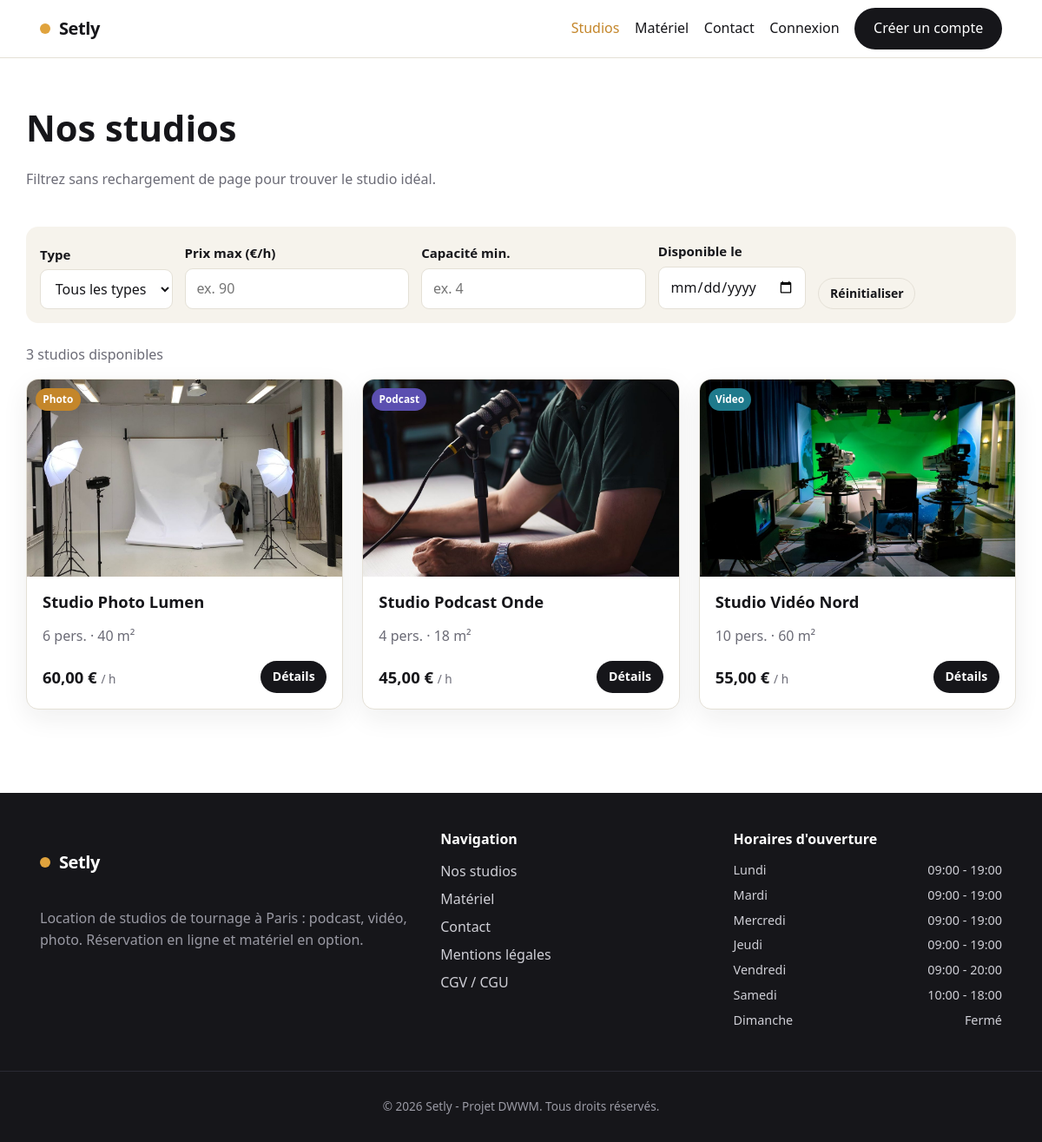
The page /studios on the database its author committed.
### tables this page shows
CREATE TABLE studio (
    id_studio           INT AUTO_INCREMENT PRIMARY KEY,
    id_type             INT NOT NULL,
    nom                 VARCHAR(120) NOT NULL,
    description         TEXT,
    capacite            INT NOT NULL,
    surface_m2          INT,
    tarif_horaire_cents INT NOT NULL,
    duree_min_heures    INT NOT NULL DEFAULT 2,
    conditions          TEXT,
    actif               TINYINT(1) NOT NULL DEFAULT 1,
    CONSTRAINT fk_studio_type FOREIGN KEY (id_type) REFERENCES type_studio(id_type)
);

CREATE TABLE type_studio (
    id_type      INT AUTO_INCREMENT PRIMARY KEY,
    libelle      VARCHAR(30) NOT NULL UNIQUE
);

CREATE TABLE horaire (
    id_horaire      INT AUTO_INCREMENT PRIMARY KEY,
    jour_semaine    VARCHAR(10) NOT NULL,
    heure_ouverture TIME,
    heure_fermeture TIME,
    ferme           TINYINT(1) NOT NULL DEFAULT 0
);

### src/Controller/Controller.php (called while the page is built, shortened)
<?php
abstract class Controller
{
    protected function view(string $template, array $data = [], string $layout = 'layouts/main'): void
    {
        View::render($template, $data, $layout);
    }
}

### src/Controller/PublicController.php (called while the page is built, shortened)
<?php
final class PublicController extends Controller
{
    public function catalogue(Request $request): void
    {
        $filters = $this->readFilters($request);
        $this->view('public/catalogue', [
            'title'   => 'Nos studios — Setly',
            'studios' => Studio::search($filters),
            'types'   => Studio::types(),
            'filters' => $filters,
        ]);
    }
    private function readFilters(Request $request): array
    {
        return [
            'type'     => (string) $request->query('type', ''),
            'prix_max' => (string) $request->query('prix_max', ''),
            'capacite' => (string) $request->query('capacite', ''),
            'date'     => (string) $request->query('date', ''),
        ];
    }
}

### public/index.php (called while the page is built, shortened)
<?php
require __DIR__ . '/../src/bootstrap.php';
$routes = require __DIR__ . '/../config/routes.php';
$router = new Router($routes);
$router->dispatch(
    $_SERVER['REQUEST_METHOD'],
    parse_url($_SERVER['REQUEST_URI'], PHP_URL_PATH) ?: '/'
);

### src/bootstrap.php (called while the page is built, shortened)
<?php
spl_autoload_register(static function (string $class): void {
    $prefix  = 'App\\';
    $baseDir = __DIR__ . '/';
    $relative = substr($class, strlen($prefix));
    $file     = $baseDir . str_replace('\\', '/', $relative) . '.php';
});
App\Core\Config::load(require __DIR__ . '/../config/config.php');
require __DIR__ . '/helpers.php';

### src/Core/Config.php (called while the page is built, shortened)
<?php
final class Config
{
    private static array $items = [];
    public static function load(array $items): void
    {
        self::$items = $items;
    }
    public static function get(string $key, mixed $default = null): mixed
    {
        $segments = explode('.', $key);
        $value    = self::$items;
        foreach ($segments as $segment) {
            if (is_array($value) && array_key_exists($segment, $value)) {
                $value = $value[$segment];
            } else {
                return $default;
            }
        }
        return $value;
    }
}

### src/Core/Database.php (called while the page is built, shortened)
<?php
final class Database
{
    private static ?PDO $pdo = null;
    public static function connection(): PDO
    {
        if (self::$pdo instanceof PDO) {
            return self::$pdo;
        }
        $host = Config::get('db.host');
        $port = Config::get('db.port');
        $name = Config::get('db.name');
        $dsn  = "mysql:host={$host};port={$port};dbname={$name};charset=utf8mb4";
        $options = [
            PDO::ATTR_ERRMODE            => PDO::ERRMODE_EXCEPTION,
            PDO::ATTR_DEFAULT_FETCH_MODE => PDO::FETCH_ASSOC,
            PDO::ATTR_EMULATE_PREPARES   => false,
        ];
        $ca = (string) Config::get('db.ssl_ca');
        try {
            self::$pdo = new PDO($dsn, Config::get('db.user'), Config::get('db.pass'), $options);
        } catch (PDOException $e) {
            http_response_code(500);
            exit('Connexion à la base de données impossible.');
        }
        return self::$pdo;
    }
}

### src/Model/Studio.php (called while the page is built, shortened)
<?php
final class Studio
{
    public static function search(array $filters = []): array
    {
        $sql = "SELECT s.*, t.libelle AS type_libelle,
                       (SELECT url FROM studio_photo p WHERE p.id_studio = s.id_studio ORDER BY position LIMIT 1) AS photo,
                       (SELECT ROUND(AVG(a.note),1) FROM avis a WHERE a.id_studio = s.id_studio AND a.statut_moderation = 'valide') AS note_moyenne,
                       (SELECT COUNT(*) FROM avis a WHERE a.id_studio = s.id_studio AND a.statut_moderation = 'valide') AS nb_avis
                FROM studio s
                JOIN type_studio t ON t.id_type = s.id_type
                WHERE s.actif = 1";
        $params = [];
        $sql .= " ORDER BY s.nom";
        $stmt = Database::connection()->prepare($sql);
        $stmt->execute($params);
        return $stmt->fetchAll();
    }
}

### src/Core/Security.php (called while the page is built, shortened)
<?php
final class Security
{
    public static function e(?string $value): string
    {
        return htmlspecialchars((string) $value, ENT_QUOTES, 'UTF-8');
    }
}

### src/helpers.php (called while the page is built, shortened)
<?php
if (!function_exists('e')) {
    function e(?string $value): string
    {
        return Security::e($value);
    }
}
if (!function_exists('price')) {
    function price(int $cents): string
    {
        return TarifService::format($cents);
    }
}

### src/Service/TarifService.php (called while the page is built, shortened)
<?php
final class TarifService
{
    public static function format(int $cents): string
    {
        return number_format($cents / 100, 2, ',', ' ') . ' €';
    }
}

### src/Model/Horaire.php (called while the page is built, shortened)
<?php
final class Horaire
{
    public static function all(): array
    {
        $rows = Database::connection()->query("SELECT * FROM horaire")->fetchAll();
        usort($rows, static fn ($a, $b) =>
            array_search($a['jour_semaine'], self::ORDER, true) <=> array_search($b['jour_semaine'], self::ORDER, true)
        );
        return $rows;
    }
}

### views/public/_studios_grid.php (the view, shortened to what this page needs)
<?php if (!$studios): ?>
    <p class="empty">Aucun studio ne correspond à ces critères. Essayez d'élargir votre recherche.</p>
<?php else: ?>
    <p class="results-count"><?= count($studios) ?> studio<?= count($studios) > 1 ? 's' : '' ?> disponible<?= count($studios) > 1 ? 's' : '' ?></p>
    <div class="grid grid--3">
        <?php foreach ($studios as $s): ?>
            <article class="card studio-card">
                <a class="studio-card__media" href="/studios/<?= (int) $s['id_studio'] ?>">
                    <img src="<?= e($s['photo'] ?? '/assets/img/studios/placeholder.svg') ?>" alt="Aperçu du <?= e($s['nom']) ?>" loading="lazy">
                    <span class="badge badge--<?= e($s['type_libelle']) ?>"><?= e(ucfirst($s['type_libelle'])) ?></span>
                </a>
                <div class="card__body">
                    <h3><a href="/studios/<?= (int) $s['id_studio'] ?>"><?= e($s['nom']) ?></a></h3>
                    <p class="muted"><?= e($s['capacite']) ?> pers. · <?= e($s['surface_m2']) ?> m²
                    </p>
                    <div class="studio-card__foot">
                        <p class="price"><?= price((int) $s['tarif_horaire_cents']) ?> <span>/ h</span></p>
                        <a class="btn btn--primary btn--sm" href="/studios/<?= (int) $s['id_studio'] ?>">Détails</a>
                    </div>
                </div>
            </article>
        <?php endforeach; ?>
    </div>
<?php endif; ?>

### src/Core/Router.php (shortened to what this page needs)
<?php
final class Router
{
    public function dispatch(string $method, string $path): void
    {
        $path = rtrim($path, '/') ?: '/';
        foreach ($this->routes as [$routeMethod, $routePath, $handler, $access]) {
            $pattern = $this->toRegex($routePath);
            if (preg_match($pattern, $path, $matches)) {
                $params = array_filter(
                    $matches,
                    static fn ($k) => !is_int($k),
                    ARRAY_FILTER_USE_KEY
                );
                [$class, $action] = explode('@', $handler);
                $controller = new $fqcn();
                $controller->$action(new Request(), ...array_values($params));
                return;
            }
        }
    }
    private function toRegex(string $path): string
    {
        $regex = preg_replace('#\{([a-zA-Z_]+)\}#', '(?P<$1>[^/]+)', $path);
        return '#^' . $regex . '$#';
    }
}

### views/partials/footer.php
<?php use App\Model\Horaire; $horairesFooter = Horaire::all(); ?>
<footer class="site-footer">
    <div class="container site-footer__grid">
        <div>
            <p class="brand brand--light"><span class="brand__dot" aria-hidden="true"></span>Setly</p>
            <p class="muted">Location de studios de tournage à Paris : podcast, vidéo, photo. Réservation en ligne et matériel en option.</p>
        </div>
        <nav aria-label="Liens de pied de page">
            <h2 class="site-footer__title">Navigation</h2>
            <ul class="site-footer__links">
                <li><a href="/studios">Nos studios</a></li>
                <li><a href="/materiel">Matériel</a></li>
                <li><a href="/contact">Contact</a></li>
                <li><a href="/mentions-legales">Mentions légales</a></li>
                <li><a href="/cgv">CGV / CGU</a></li>
            </ul>
        </nav>
        <div>
            <h2 class="site-footer__title">Horaires d'ouverture</h2>
            <ul class="site-footer__hours">
                <?php foreach ($horairesFooter as $h): ?>
                    <li>
                        <span><?= e(ucfirst($h['jour_semaine'])) ?></span>
                        <span><?= (int) $h['ferme'] === 1
                            ? 'Fermé'
                            : e(substr((string) $h['heure_ouverture'], 0, 5)) . ' - ' . e(substr((string) $h['heure_fermeture'], 0, 5)) ?></span>
                    </li>
                <?php endforeach; ?>
            </ul>
        </div>
    </div>
    <div class="site-footer__bottom">
        <p>© <?= date('Y') ?> Setly - Projet DWWM. Tous droits réservés.</p>
    </div>
</footer>

### public/assets/css/style.css (style rules this page uses)
:root { --ink: #16161a; --ink-soft: #3a3a42; --muted: #6b6b76; --line: #e4e0d6; --bg: #ffffff; --bg-soft: #f6f3ec; --gold: #e0a33d; --gold-dark: #c4862a; --danger: #c0392b; --success: #2e7d52; --radius: 14px; --radius-sm: 9px; --shadow: 0 10px 30px rgba(22, 22, 26, 0.07); --maxw: 1140px; --font: "Segoe UI", system-ui, -apple-system, Roboto, Helvetica, Arial, sans-serif; }
* { box-sizing: border-box; }
html { scroll-behavior: smooth; }
body { margin: 0; font-family: var(--font); color: var(--ink); background: var(--bg); line-height: 1.6; -webkit-font-smoothing: antialiased; }
h1, h2, h3, h4 { line-height: 1.2; color: var(--ink); margin: 0 0 .5em; }
h2 { font-size: clamp(1.4rem, 3vw, 1.9rem); }
a { color: var(--ink); text-decoration-color: var(--gold); text-underline-offset: 3px; }
img { max-width: 100%; display: block; }
.muted { color: var(--muted); }
.container { width: 100%; max-width: var(--maxw); margin: 0 auto; padding: 0 16px; }
.btn { display: inline-flex; align-items: center; justify-content: center; gap: .4em; font: inherit; font-weight: 600; cursor: pointer; border: 1px solid transparent; border-radius: 999px; padding: .62em 1.3em; text-decoration: none; transition: .15s; white-space: nowrap; }
.btn--primary { background: var(--ink); color: #fff; }
.btn--sm { padding: .42em .9em; font-size: .88rem; }
.brand { display: inline-flex; align-items: center; gap: .5em; font-weight: 800; font-size: 1.25rem; text-decoration: none; letter-spacing: -.02em; }
.brand__dot { width: 12px; height: 12px; border-radius: 50%; background: var(--gold); display: inline-block; }
.brand--light { color: #fff; }
.grid { display: grid; gap: 22px; }
.grid--3 { grid-template-columns: 1fr; }
.card { background: var(--bg); border: 1px solid var(--line); border-radius: var(--radius); box-shadow: var(--shadow); overflow: hidden; }
.card__body { padding: 18px; }
.studio-card__media { position: relative; display: block; aspect-ratio: 16/10; background: var(--bg-soft); }
.studio-card__media img { width: 100%; height: 100%; object-fit: cover; }
.studio-card h3 { font-size: 1.15rem; margin-bottom: .2em; }
.studio-card h3 a { text-decoration: none; }
.studio-card__foot { display: flex; align-items: center; justify-content: space-between; margin-top: .6em; }
.badge { position: absolute; top: 10px; left: 10px; background: rgba(22,22,26,.85); color: #fff; font-size: .74rem; font-weight: 700; padding: .3em .7em; border-radius: 999px; text-transform: capitalize; }
.badge--podcast { background: #5b4fb0; }
.badge--video { background: #1f7a8c; }
.badge--photo { background: var(--gold-dark); }
.price { font-weight: 800; font-size: 1.15rem; margin: 0; }
.price span { font-weight: 500; color: var(--muted); font-size: .85rem; }
.results-count { color: var(--muted); margin: 0 0 14px; }
.site-footer { background: var(--ink); color: #cfcfd6; margin-top: 40px; }
.site-footer__grid { display: grid; grid-template-columns: 1fr; gap: 28px; padding: 44px 16px; }
.site-footer__title { color: #fff; font-size: 1rem; margin-bottom: .7em; }
.site-footer__links, .site-footer__hours { list-style: none; padding: 0; margin: 0; }
.site-footer__links a { color: #cfcfd6; text-decoration: none; line-height: 2; }
.site-footer__hours li { display: flex; justify-content: space-between; padding: .2em 0; font-size: .9rem; }
.site-footer .muted { color: #9a9aa4; }
.site-footer__bottom { border-top: 1px solid #2a2a33; padding: 16px; text-align: center; font-size: .85rem; color: #9a9aa4; }
@media (min-width: 681px) { .grid--3, .steps, .site-footer__grid, .stats-grid { grid-template-columns: 1fr 1fr; } }
@media (min-width: 921px) { .grid--3, .steps { grid-template-columns: repeat(3, 1fr); } }
@media (min-width: 921px) { .site-footer__grid { grid-template-columns: 1.4fr 1fr 1fr; } }

### rows shown on the page
studio: shows a picture, id_type.libelle "Photo", nom "Studio Photo Lumen", capacite "6", surface_m2 "40", tarif_horaire_cents "60,00 €"
studio: shows a picture, id_type.libelle "Podcast", nom "Studio Podcast Onde", capacite "4", surface_m2 "18", tarif_horaire_cents "45,00 €"
studio: shows a picture, id_type.libelle "Video", nom "Studio Vidéo Nord", capacite "10", surface_m2 "60", tarif_horaire_cents "55,00 €"
horaire: jour_semaine "Lundi", heure_ouverture "09:00", heure_fermeture "19:00"
horaire: jour_semaine "Mardi", heure_ouverture "09:00", heure_fermeture "19:00"
horaire: jour_semaine "Mercredi", heure_ouverture "09:00", heure_fermeture "19:00"
horaire: jour_semaine "Jeudi", heure_ouverture "09:00", heure_fermeture "19:00"
horaire: jour_semaine "Vendredi", heure_ouverture "09:00", heure_fermeture "20:00"
horaire: jour_semaine "Samedi", heure_ouverture "10:00", heure_fermeture "18:00"
horaire: jour_semaine "Dimanche", ferme "Fermé"
